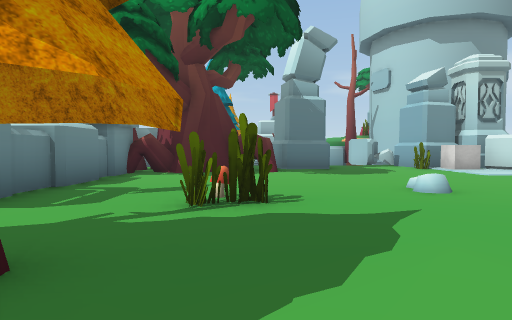
[1] (above)

22 first-person views from a walk through a scene from a Unity 3-D project. The camera is 1.3 m above the floor, tilts 2° down and sees 75° across. The floor is counted in squares, 2 m on a side. Each view is taken from the middle of a square. On the plan, view 1 faces up. The plan holds only what a view shows up to about 10 squares ahead; the rest is blank. The place goes on beyond the plan. Some surface patterns are stand-ins.

[2]
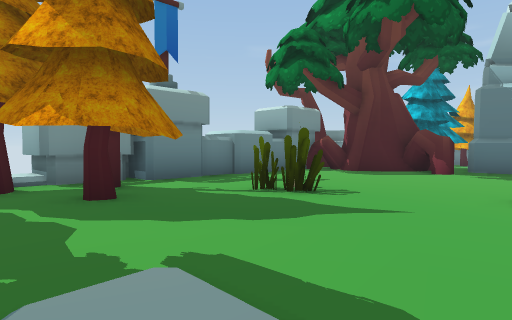

[3]
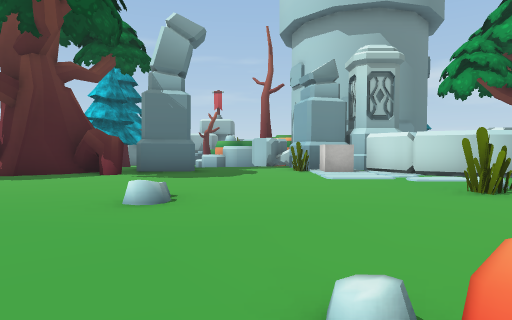

[4]
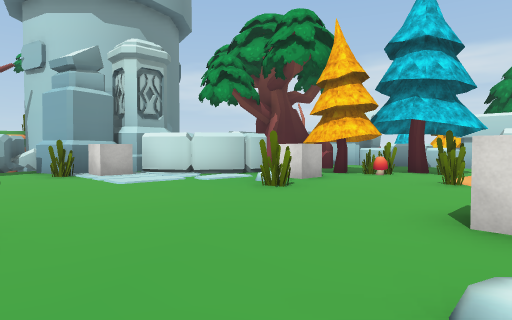

[5]
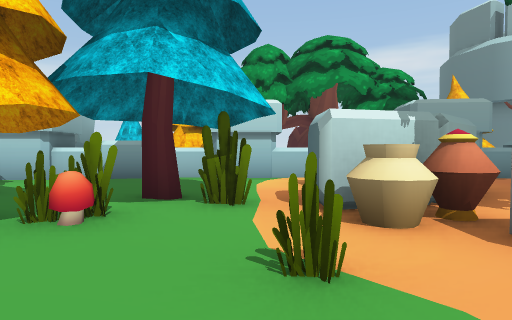

[6]
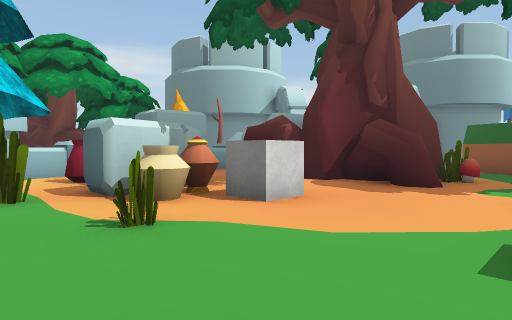

[7]
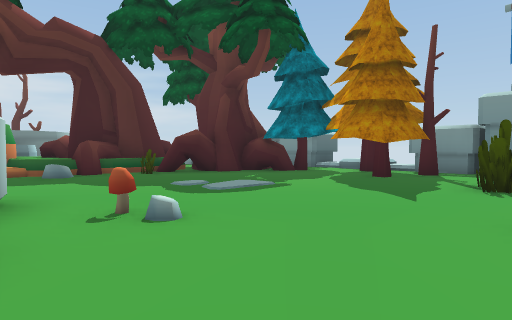

[8]
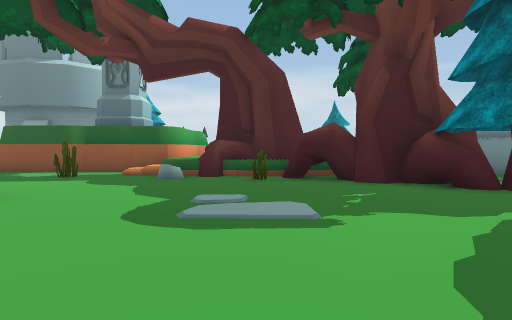

[9]
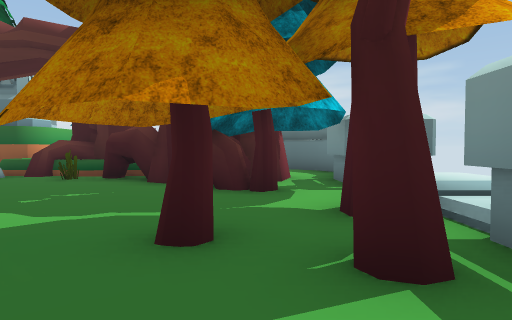

[10]
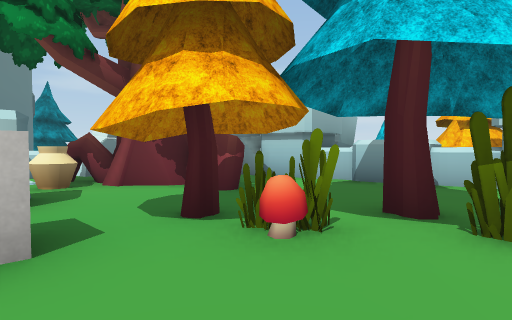

[11]
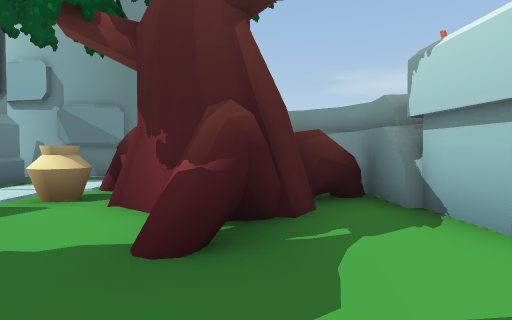

[12]
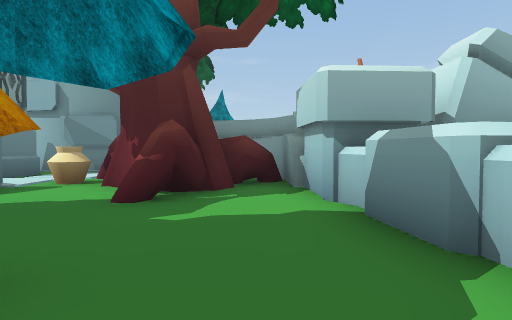

[13]
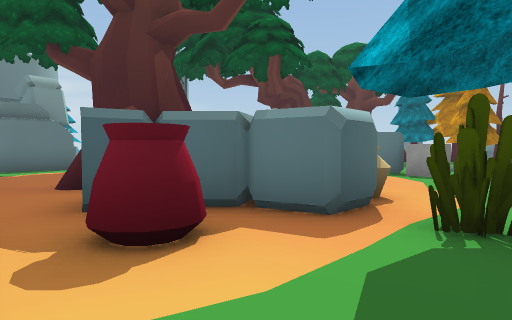

[14]
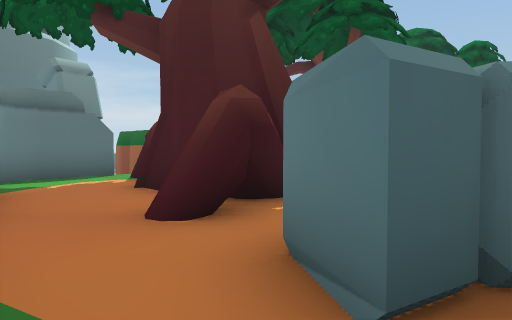

[15]
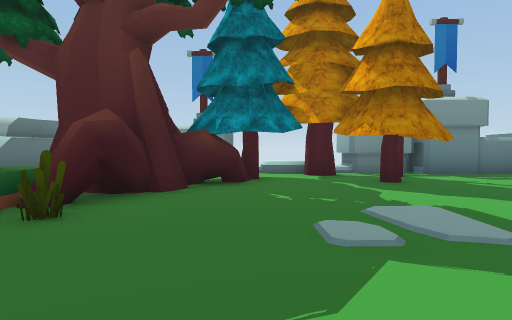

[16]
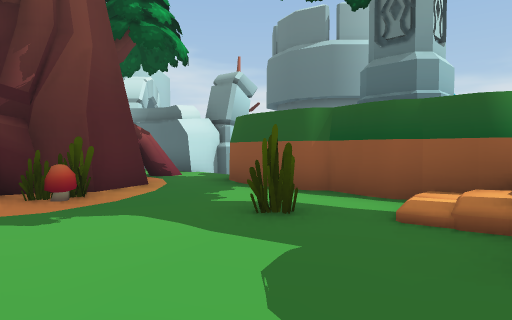

[17]
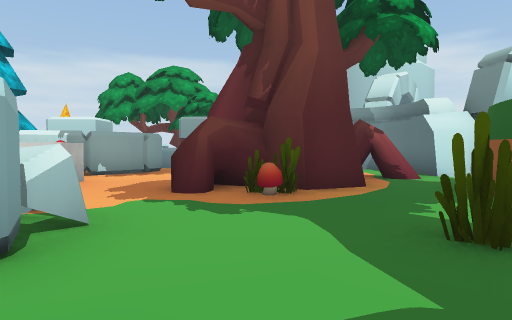

[18]
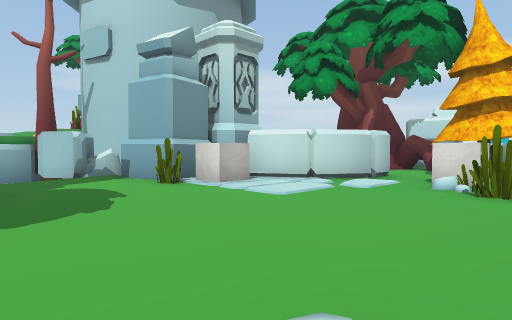

[19]
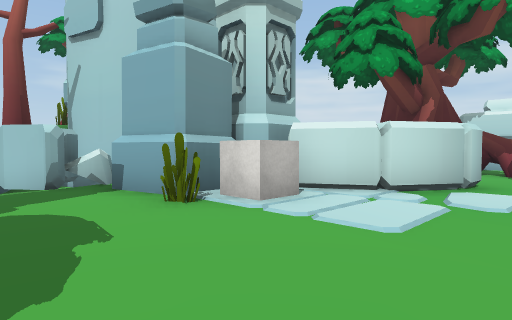

[20]
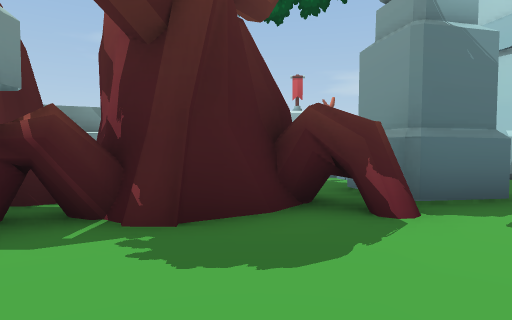

[21]
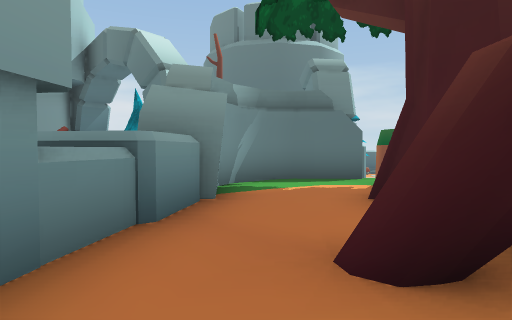

[22]
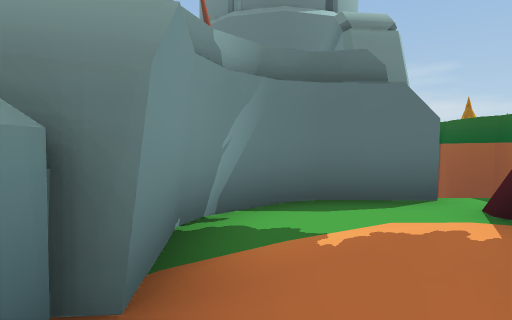

### Floor plan
Key: @ floor where view 1 was taken; # wall or solid block; x gap in a wall; . floor; / step, stairs or slope; = window, fence, low wall or low ledge; ^ raised ledge; v drop or lower ground; O other object.
Columns run from 5 left of view 1 to 18 right of it. Each row starts with its distance up from view 1.
 15         vO##O  O#
 14          ##vOO#OO
 13         vv##  OvO     O
 12      .. ...## O  ### OO
 11   #  .##..O##OO #####
 10  O#####....O.# OO###O
  9  O##.........###.##.# #v
  8  O..................OOOO
  7 OO............OOOO..OOO
  6 OO..........OO..O....OOO
  5  O...O..O.......OO... OO
  4   ...O.........O.O... O
  3  O..............O#.O.O
  2 OOOOOO....OO...OO##O.O
  1 O//........#......#.OO
  0 OO...@.....#^........
 -1   .O#.........#####..
 -2 #O..#.........O###..OO
 -3  O.####O.O....O###..O
 -4  #.#####=#/O....#...O
 -5  #x    ###O.....#...#
 -6  #..    #######....##
 -7  ##x          # v###
 -8               #v      OO
 -9               #v      O

Positions as (right, up) in squares from view 1, and headings:
1: (0, 0), facing up
2: (3, 0), facing up-left
3: (4, 1), facing up
4: (3, 2), facing up-right
5: (8, 4), facing right
6: (7, 5), facing down-right
7: (6, 5), facing down-left
8: (2, 4), facing down
9: (-2, 4), facing down
10: (9, 4), facing up-right
11: (13, 6), facing up
12: (14, 4), facing up
13: (15, 5), facing down-left
14: (15, 2), facing down-left
15: (5, -1), facing left
16: (4, -1), facing down-right
17: (4, -2), facing right
18: (2, 5), facing up-right
19: (3, 7), facing up-right
20: (-1, 6), facing up
21: (14, 1), facing down
22: (14, -2), facing down
